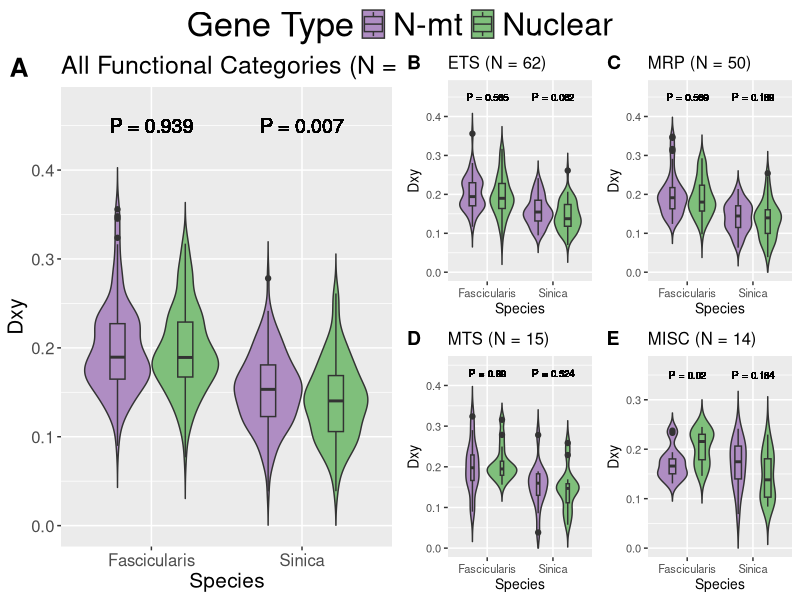

R code for this plot: (Note: this script raises an error after producing the figure.)
# This script includes analysis for the manuscript titled:
# Examination of Mitonuclear Conflict in a Macaque Species Exhibiting Mitonuclear Discordance

# It is split into 4 code sections which can be expanded/collapsed in RStudio 
# Expand: either click on the arrow in the gutter or on the icon that overlays the folded code 
# Collapse: click on the arrow in the gutter

# This script can be run on a command line by simply running "Rscript Mitonuclear_Stats_Plots.R"
# in the directory containing the script. 

# If running on RStudio each command can be run individually
# Once all commands are run the script will output figures and statistical results
# to the Figures and Stats directories respectively
# Currently, sourcing the script in RStudio will not produce some figures and results

# The following libraries are necessary for the below analyses
# If running on RStudio then running each line will prompt the user to install the library
library(ggplot2)
library(ggpubr)
library(plyr)
library(dplyr)
library(gridExtra)

# Set working directory according to location of data file if using through RStudio
# Working directory should be set to directory containing the Git Repo
# As of now it assumes the home directory contains the git repo
#setwd("~/Desktop/Mitonuclear_Project/Mitonuclear-Analysis-Project")

# Read in complete data file for this study
# Also read in a data file containing only paired N-mt and nuclear genes
Gene_Data=read.csv("Gene_Data_ensembl.csv",header=T,stringsAsFactors = T)
Paired_Gene_Data=subset(Gene_Data, (!is.na(Gene_Data[,18])))

# Divergence ---------------------------------------------------------------

# Define a data frame with Dxy statistics between Arctoides and Sinica from paired data
# Then assign names to columns to allow for consistency with Arc-Fas statistics
# Then exclude genes with no Dxy value and genes paired to these
Sin_Dxy_one <- data.frame(Paired_Gene_Data$Sin.Dxy,Paired_Gene_Data$Type,
                      Paired_Gene_Data$Function,
                      Paired_Gene_Data$Pairing,Paired_Gene_Data$Gene,"Sinica")
names(Sin_Dxy_one)<-c("dxy","Type","Category","Pairing","Gene","Comparison")
Sin_Dxy_two <- Sin_Dxy_one[complete.cases(Sin_Dxy_one), ]
Sin_Dxy <- subset(Sin_Dxy_two,duplicated(Sin_Dxy_two$Pairing) | 
                    duplicated(Sin_Dxy_two$Pairing, fromLast=TRUE))

# Perform the steps described above but with Arctoides and Fascicularis data
Fas_Dxy_one <- data.frame(Paired_Gene_Data$Fas.Dxy,Paired_Gene_Data$Type,
                      Paired_Gene_Data$Function,
                      Paired_Gene_Data$Pairing,Paired_Gene_Data$Gene,"Fascicularis")
names(Fas_Dxy_one)<-c("dxy","Type","Category","Pairing","Gene","Comparison")
Fas_Dxy_two <- Fas_Dxy_one[complete.cases(Fas_Dxy_one), ]
Fas_Dxy <- subset(Fas_Dxy_two,duplicated(Fas_Dxy_two$Pairing) | 
                    duplicated(Fas_Dxy_two$Pairing, fromLast=TRUE))

# Combine the above datasets and subset all functional categories
Dxy <- rbind(Sin_Dxy, Fas_Dxy)
ETS=Dxy[Dxy$Category == "ETS", ]
MRP=Dxy[Dxy$Category == "MRP", ]
MTS=Dxy[Dxy$Category == "MTS", ]
MISC=Dxy[Dxy$Category == "MISC", ]
Sin_ETS=Sin_Dxy[Sin_Dxy$Category == "ETS", ]
Sin_MRP=Sin_Dxy[Sin_Dxy$Category == "MRP", ]
Sin_MTS=Sin_Dxy[Sin_Dxy$Category == "MTS", ]
Sin_MISC=Sin_Dxy[Sin_Dxy$Category == "MISC", ]
Fas_ETS=Fas_Dxy[Fas_Dxy$Category == "ETS", ]
Fas_MRP=Fas_Dxy[Fas_Dxy$Category == "MRP", ]
Fas_MTS=Fas_Dxy[Fas_Dxy$Category == "MTS", ]
Fas_MISC=Fas_Dxy[Fas_Dxy$Category == "MISC", ]

# Plot all data with titles, x (Sinica or Fascicularis) and y (Dxy values) labels, 
# and colors (N-mt and Nuclear) filling in violin plots 
ALL_plot <- ggplot(Dxy, aes(x=Comparison, y=dxy, fill = Type)) + ylim(0,0.47) +
  labs(title="All Functional Categories (N = 141)", x ="Species", y="Dxy") +
  geom_violin(trim=FALSE) + theme(legend.position = "none") +
  theme(legend.title=element_text(size=25)) + theme(legend.text=element_text(size=23)) +
  scale_fill_manual(name = "Gene Type", values=c("#af8dc3","#7fbf7b")) + 
  theme(text = element_text(size=15)) + 
  geom_text(x=1, y=0.45, label="P = 0.939", size=5) + 
  geom_text(x=2, y=0.45, label="P = 0.007", size=5) +
  geom_boxplot(width = 0.2, position = position_dodge(0.9))
ETS_plot <- ggplot(ETS, aes(x=Comparison, y=dxy, fill = Type)) +
  ylim(0,0.47) + labs(title="ETS (N = 62)", x ="Species", y="Dxy") + 
  geom_violin(trim=FALSE) + theme(legend.position = "none") +
  scale_fill_manual(values=c("#af8dc3","#7fbf7b")) +
  theme(text = element_text(size=10)) + 
  geom_text(x=1, y=0.45, label="P = 0.585", size=2.5) + 
  geom_text(x=2, y=0.45, label="P = 0.062", size=2.5) + 
  geom_boxplot(width = 0.2, position = position_dodge(0.9))
MRP_plot <- ggplot(MRP, aes(x=Comparison, y=dxy, fill = Type)) + ylim(0,0.47) +
  labs(title="MRP (N = 50)", x ="Species", y="Dxy") + 
  geom_violin(trim=FALSE) + theme(legend.position = "none") +
  scale_fill_manual(name = "Gene Type", values=c("#af8dc3","#7fbf7b")) +
  theme(text = element_text(size=10)) + 
  geom_text(x=1, y=0.45, label="P = 0.569", size=2.5) + 
  geom_text(x=2, y=0.45, label="P = 0.189", size=2.5) + 
  geom_boxplot(width = 0.15, position = position_dodge(0.9))
MTS_plot <- ggplot(MTS, aes(x=Comparison, y=dxy, fill = Type)) +
  labs(title="MTS (N = 15)", x ="Species", y="Dxy") + ylim(0,0.45) +
  geom_violin(trim=FALSE) + theme(legend.position = "none") +
  scale_fill_manual(name = "Gene Type", values=c("#af8dc3","#7fbf7b")) +
  theme(text = element_text(size=10)) +
  geom_text(x=1, y=0.43, label="P = 0.89", size=2.5) +
  geom_text(x=2, y=0.43, label="P = 0.524", size=2.5) +
  geom_boxplot(width = 0.1, position = position_dodge(0.9))
MISC_plot <- ggplot(MISC, aes(x=Comparison, y=dxy, fill = Type)) + ylim(0,0.37) +
  labs(title="MISC (N = 14)", x ="Species", y="Dxy") + 
  geom_violin(trim=FALSE) + theme(legend.position = "none") +
  scale_fill_manual(name = "Gene Type", values=c("#af8dc3","#7fbf7b")) +
  theme(text = element_text(size=10)) +
  geom_text(x=1, y=0.35, label="P = 0.02", size=2.5) +
  geom_text(x=2, y=0.35, label="P = 0.184", size=2.5) +
  geom_boxplot(width = 0.2, position = position_dodge(0.9))

# Create legend using info from ALL_plot above
ALL_legend <- get_legend(ALL_plot, position = "bottom")

# Combine all plots defined above and add labels, output plot as png
png("Figures/Figure2.png",res=300,height = 6,width = 10,units="in", pointsize=1)
ggarrange(ALL_plot,
          ggarrange(ETS_plot,MRP_plot,MTS_plot,MISC_plot,
                    labels = c("B", "C", "D","E"), font.label = list(size = 14),
                    ncol = 2, nrow = 2), labels="A", font.label = list(size = 19), 
          legend.grob = ALL_legend)
dev.off()



# Conduct Wilcoxon Rank-Sum tests on all genes as well as category subsets
# and print these out as a single text file
# Expectation for Sinica Dxy is N-mt greater than nuclear
# Expectation for Fascicularis Dxy is the opposite
sink("Stats/Dxy_Wilcoxon_results.txt")
print("Dxy between Sinica and Arctoides for all paired genes")
wilcox.test(dxy ~ Type, data=Sin_Dxy, alternative="two.sided", paired=TRUE)
print("Dxy between Sinica and Arctoides for paired ETS genes")
wilcox.test(dxy ~ Type, data=Sin_ETS, alternative="two.sided", paired=TRUE)
print("Dxy between Sinica and Arctoides for paired MRP genes")
wilcox.test(dxy ~ Type, data=Sin_MRP, alternative="two.sided", paired=TRUE)
print("Dxy between Sinica and Arctoides for paired MTS genes")
wilcox.test(dxy ~ Type, data=Sin_MTS, alternative="two.sided", paired=TRUE)
print("Dxy between Sinica and Arctoides for paired MISC genes")
wilcox.test(dxy ~ Type, data=Sin_MISC, alternative="two.sided", paired=TRUE)
print("Dxy between Fascicularis and Arctoides for all paired genes")
wilcox.test(dxy ~ Type, data=Fas_Dxy, alternative="two.sided", paired=TRUE)
print("Dxy between Fascicularis and Arctoides for paired ETS genes")
wilcox.test(dxy ~ Type, data=Fas_ETS, alternative="two.sided", paired=TRUE)
print("Dxy between Fascicularis and Arctoides for paired MRP genes")
wilcox.test(dxy ~ Type, data=Fas_MRP, alternative="two.sided", paired=TRUE)
print("Dxy between Fascicularis and Arctoides for paired MTS genes")
wilcox.test(dxy ~ Type, data=Fas_MTS, alternative="two.sided", paired=TRUE)
print("Dxy between Fascicularis and Arctoides for paired MISC genes")
wilcox.test(dxy ~ Type, data=Fas_MISC, alternative="two.sided", paired=TRUE)
sink()

# Introgression -----------------------------------------------------------

# Define a data frame with fdM statistics from paired data
# Then exclude genes with no fdM value and genes paired to these
Fdm_one <- data.frame(Paired_Gene_Data$fdM,Paired_Gene_Data$Type,
                          Paired_Gene_Data$Function,
                          Paired_Gene_Data$Pairing,Paired_Gene_Data$Gene)
Fdm_two <- Fdm_one[complete.cases(Fdm_one), ]
Fdm <- subset(Fdm_two,duplicated(Fdm_two$Paired_Gene_Data.Pairing) | 
                    duplicated(Fdm_two$Paired_Gene_Data.Pairing, fromLast=TRUE))

# Subset all functional categories and obtain means for N-mt and nuclear genes
Fdm_ETS=Fdm[Fdm$Paired_Gene_Data.Function == "ETS", ]
Fdm_MRP=Fdm[Fdm$Paired_Gene_Data.Function == "MRP", ]
Fdm_MTS=Fdm[Fdm$Paired_Gene_Data.Function == "MTS", ]
Fdm_MISC=Fdm[Fdm$Paired_Gene_Data.Function == "MISC", ]

mod_ALL.fdm <- ddply(Fdm, "Paired_Gene_Data.Type", summarise, grp.mean=mean(Paired_Gene_Data.fdM))
mod_ETS.fdm <- ddply(Fdm_ETS, "Paired_Gene_Data.Type", summarise, grp.mean=mean(Paired_Gene_Data.fdM))
mod_MRP.fdm <- ddply(Fdm_MRP, "Paired_Gene_Data.Type", summarise, grp.mean=mean(Paired_Gene_Data.fdM))
mod_MTS.fdm <- ddply(Fdm_MTS, "Paired_Gene_Data.Type", summarise, grp.mean=mean(Paired_Gene_Data.fdM))
mod_MISC.fdm <- ddply(Fdm_MISC, "Paired_Gene_Data.Type", summarise, grp.mean=mean(Paired_Gene_Data.fdM))

# Plot all data with titles, x (fdM) and y (density) labels, 
# and coloring lines (N-mt and nuclear) in density plots

ALL_fdm_plot <- ggplot(Fdm, aes(x=Paired_Gene_Data.fdM, color=Paired_Gene_Data.Type)) +
  geom_text(x=-0.55, y=2.7, label="P = 0.345", size=5.5, show.legend = FALSE, colour="black") +
  geom_density() + labs(title="All Functional Categories (N = 140)", x="fdM", y = "Density") + theme(legend.position = "none") +
  theme(legend.title=element_text(size=25)) + theme(legend.text=element_text(size=23)) +
  ylim(0,3) + scale_color_manual(name = "Gene Type", values=c("#af8dc3","#7fbf7b")) + 
  geom_vline(data=mod_ALL.fdm, aes(xintercept=grp.mean, color=Paired_Gene_Data.Type), linetype="dashed") + 
  theme(text = element_text(size=15))
ETS_fdm_plot <- ggplot(Fdm_ETS, aes(x=Paired_Gene_Data.fdM, color=Paired_Gene_Data.Type)) +
  geom_density() + labs(title="ETS (N = 62)", x="fdM", y = "Density") + theme(legend.position = "none") +
  ylim(0,3.2) + scale_color_manual(values=c("#af8dc3","#7fbf7b")) + 
  geom_vline(data=mod_ETS.fdm, aes(xintercept=grp.mean, color=Paired_Gene_Data.Type), linetype="dashed") +
  theme(text = element_text(size=10)) + 
  geom_text(x=-0.5, y=2.7, label="P = 0.488", size=3, colour="black")
MRP_fdm_plot <- ggplot(Fdm_MRP, aes(x=Paired_Gene_Data.fdM, color=Paired_Gene_Data.Type)) +
  geom_density() + labs(title="MRP (N = 50)", x="fdM", y = "Density") + theme(legend.position = "none") +
  ylim(0,3) + scale_color_manual(values=c("#af8dc3","#7fbf7b")) + 
  geom_vline(data=mod_MRP.fdm, aes(xintercept=grp.mean, color=Paired_Gene_Data.Type), linetype="dashed") +
  theme(text = element_text(size=10)) +
  geom_text(x=-0.53, y=2.7, label="P = 0.817", size=3, colour="black")
MTS_fdm_plot <- ggplot(Fdm_MTS, aes(x=Paired_Gene_Data.fdM, color=Paired_Gene_Data.Type)) +
  geom_density() + labs(title="MTS (N = 14)", x="fdM", y = "Density") + theme(legend.position = "none") +
  ylim(0,3.5) + scale_color_manual(values=c("#af8dc3","#7fbf7b")) + 
  geom_vline(data=mod_MTS.fdm, aes(xintercept=grp.mean, color=Paired_Gene_Data.Type), linetype="dashed") + 
  theme(text = element_text(size=10)) +
  geom_text(x=-0.4, y=3.2, label="P = 0.463", size=3, colour="black")
MISC_fdm_plot <- ggplot(Fdm_MISC, aes(x=Paired_Gene_Data.fdM, color=Paired_Gene_Data.Type)) +
  geom_density() + labs(title="MISC (N = 14)", x="fdM", y = "Density") + theme(legend.position = "none") +
  ylim(0,3.2) + scale_color_manual(values=c("#af8dc3","#7fbf7b")) + 
  geom_vline(data=mod_MISC.fdm, aes(xintercept=grp.mean, color=Paired_Gene_Data.Type), linetype="dashed") + 
  theme(text = element_text(size=10)) +
  geom_text(x=-0.3, y=3, label="P = 0.217", size=3, colour="black")

# Create legend using info from ALL_fdm_plot above
ALL_fdm_legend <- get_legend(ALL_fdm_plot, position = "bottom")

# Combine all plots defined above and add labels, print out plots as png
png("Figures/Figure3.png",res=300,height = 6,width = 10,units="in",pointsize = 1)
ggarrange(ALL_fdm_plot,
          ggarrange(ETS_fdm_plot,MRP_fdm_plot,MTS_fdm_plot,MISC_fdm_plot,
                    labels = c("B", "C", "D","E"), font.label = list(size = 14),
                    ncol = 2, nrow = 2), labels="A", font.label = list(size = 24), 
          legend.grob = ALL_fdm_legend)
dev.off()

# Conduct Wilcoxon rank-sum test on combined fdM data and all functional categories
# Expectation is N-mt introgression is more positive than nuclear
# Print out results with titles
sink("Stats/fdM_Wilcoxon_results.txt")
print("fdM for all paired genes")
wilcox.test(Paired_Gene_Data.fdM ~ Paired_Gene_Data.Type, data=Fdm, alternative="two.sided", paired=TRUE)
print("fdM for ETS paired genes")
wilcox.test(Paired_Gene_Data.fdM ~ Paired_Gene_Data.Type, data=Fdm_ETS, alternative="two.sided", paired=TRUE)
print("fdM for MRP paired genes")
wilcox.test(Paired_Gene_Data.fdM ~ Paired_Gene_Data.Type, data=Fdm_MRP, alternative="two.sided", paired=TRUE)
print("fdM for MTS paired genes")
wilcox.test(Paired_Gene_Data.fdM ~ Paired_Gene_Data.Type, data=Fdm_MTS, alternative="two.sided", paired=TRUE)
print("fdM for MISC paired genes")
wilcox.test(Paired_Gene_Data.fdM ~ Paired_Gene_Data.Type, data=Fdm_MISC, alternative="two.sided", paired=TRUE)
sink()

mean(Fdm$Paired_Gene_Data.fdM[Fdm$Paired_Gene_Data.Type=="N-mt"])
mean(Fdm$Paired_Gene_Data.fdM[Fdm$Paired_Gene_Data.Type=="Nuclear"])

# Selection ---------------------------------------------------------------

# Define a data frame with dNdS statistics between Arctoides and Silenus
# Then assign names to columns to allow for consistency with other dNdS statistics
# Then exclude genes with no fdM value and nuclear genes
Arc_dNdS_one <- data.frame(Gene_Data$Arc.dN.dS,Gene_Data$Type,
                      Gene_Data$Function,Gene_Data$Gene,"Arctoides")
names(Arc_dNdS_one)<-c("dNdS","Type","Category","Gene","Comparison")
Arc_dNdS_two <- Arc_dNdS_one[complete.cases(Arc_dNdS_one), ]
Arc_dNdS_NMT=Arc_dNdS_two[Arc_dNdS_two$Type == "N-mt", ]
Arc_dNdS_NUC=Arc_dNdS_two[Arc_dNdS_two$Type == "Nuclear", ]

# Perform the steps described above but with Sinica and Silenus data
Sin_dNdS_one <- data.frame(Gene_Data$Sin.dN.dS,Gene_Data$Type,
                       Gene_Data$Function,Gene_Data$Gene,"Sinica")
names(Sin_dNdS_one)<-c("dNdS","Type","Category","Gene","Comparison")
Sin_dNdS_two <- Sin_dNdS_one[complete.cases(Sin_dNdS_one), ]
Sin_dNdS_NMT=Sin_dNdS_two[Sin_dNdS_two$Type == "N-mt", ]
Sin_dNdS_NUC=Sin_dNdS_two[Sin_dNdS_two$Type == "Nuclear", ]

# Perform the steps described above but with Fascicularis and Silenus data
Fas_dNdS_one <- data.frame(Gene_Data$Fas.dN.dS,Gene_Data$Type,
                       Gene_Data$Function,Gene_Data$Gene,"Fascicularis")
names(Fas_dNdS_one)<-c("dNdS","Type","Category","Gene","Comparison")
Fas_dNdS_two <- Fas_dNdS_one[complete.cases(Fas_dNdS_one), ]
Fas_dNdS_NMT=Fas_dNdS_two[Fas_dNdS_two$Type == "N-mt", ]
Fas_dNdS_NUC=Fas_dNdS_two[Fas_dNdS_two$Type == "Nuclear", ]

# Combine the data above
Dnds <- rbind(Arc_dNdS_NMT,Sin_dNdS_NMT, Fas_dNdS_NMT)

# Create a boxplot with three separate boxes for each species pair
# Print out as a png
png("Figures/Figure5.png",res=300,height = 3.5,width = 4.5,units="in",pointsize = 10)
boxplot(dNdS~Comparison, data=Dnds, 
        col=c("#fdae61","#d7191c","#2c7bb6"),
        ylab="dN/dS", xlab="",
        ylim=c(0,2.0),
        cex.main=1.8, cex.axis=1.15, cex.lab=1.25)
text(3, 1.75, labels = "P = 0.782", cex=1.5)
text(1.3,1.7, labels = "CARS2", cex=1)
dev.off()

# Conduct ANOVA, and print out summary of results
res.aov <- aov(dNdS ~ Comparison, data = Dnds)
sink("Stats/dNdS_ANOVA_results.txt")
summary(res.aov)
sink()

# Define a data frame with Arctoides branch extension
# Then assign names to columns to allow for consistency with other branch extension data
# Then exclude genes with no branch extension data and nuclear genes
# Then include only genes with a majority Arc-Sin topology
Sin_Branches_one=data.frame(Gene_Data$Arc.Sin,Gene_Data$ChiSquare,Gene_Data$Extension,Gene_Data$Type,
                        Gene_Data$Function,Gene_Data$Gene,"Sinica")
names(Sin_Branches_one)<-c("Topo","ChiSquare","Extension","Type","Category","Gene","Comparison")
Sin_Branches_two <- Sin_Branches_one[complete.cases(Sin_Branches_one), ]
Sin_Branches_three=Sin_Branches_two[Sin_Branches_two$Type == "N-mt", ]
Sin_Branches=Sin_Branches_three[which(Sin_Branches_three[,1]>0.5),]

# Perform the steps described above but with Arc-Fas topology
Fas_Branches_one=data.frame(Gene_Data$Arc.Fas,Gene_Data$ChiSquare,Gene_Data$Extension,Gene_Data$Type,
                            Gene_Data$Function,Gene_Data$Gene,"Fascicularis")
names(Fas_Branches_one)<-c("Topo","ChiSquare","Extension","Type","Category","Gene","Comparison")
Fas_Branches_two <- Fas_Branches_one[complete.cases(Fas_Branches_one), ]
Fas_Branches_three=Fas_Branches_two[Fas_Branches_two$Type == "N-mt", ]
Fas_Branches=Fas_Branches_three[which(Fas_Branches_three[,1]>0.5),]

# Combine the data above then create a table of based on majority topology and
# branch extension. Then make this table look clean and print out as png
Branches=rbind(Sin_Branches, Fas_Branches)
#Branches_table=table(Branches$Comparison, Branches$Extension)

sink("Stats/Branch_Lengths_Wilcoxon.txt")
wilcox.test(ChiSquare ~ Comparison, data=Branches, alternative="two.sided", paired=FALSE)
sink()

#png("Figures/Branch_Table.png",res=300,height = 3.5,width = 4.5,units="in",pointsize = 10)
#grid.table(Branches_table)
#dev.off()

# Conduct a Fisher's Exact test where the hypothesis is that there is a greater amount of 
# extended branch lengths in Arc-Sin topology data, and print out as text file
#sink("Stats/Branch_Exact_results.txt")
#fisher.test(Branches_table, alternative = "greater")
#sink()

# Recombination -----------------------------------------------------------

# Define a data frame with recombination and fdM statistics
# Then assign names to columns to allow for consistency with other statistics
# Then exclude genes with no fdM or recombination values
# Then only include genes with majority Arc-Sin topology
Sin_Recom_one=data.frame(Gene_Data$Arc.Sin,Gene_Data$Recombination,Gene_Data$fdM,
                         Gene_Data$Type,Gene_Data$Function,Gene_Data$Gene,"Sinica")
names(Sin_Recom_one)<-c("Topo","Recombination","fdM","Type","Category","Gene","Comparison")
Sin_Recom_two <- Sin_Recom_one[complete.cases(Sin_Recom_one), ]
Sin_Recom_three=Sin_Recom_two[Sin_Recom_two$Type == "N-mt", ]
Sin_Recom=Sin_Recom_three[which(Sin_Recom_three[,1]>0.5),]

# Create table from above data and compute linear regression
Sin_table = table(Sin_Recom$Recombination, Sin_Recom$fdM)
SinMod <- lm(formula = Sin_Recom$Recombination ~ Sin_Recom$fdM)

# Perform the steps described above but with Arc-Fas topology genes
Fas_Recom_one=data.frame(Gene_Data$Arc.Fas,Gene_Data$Recombination,Gene_Data$fdM,
                         Gene_Data$Type,Gene_Data$Function,Gene_Data$Gene,"Fascicularis")
names(Fas_Recom_one)<-c("Topo","Recombination","fdM","Type","Category","Gene","Comparison")
Fas_Recom_two <- Fas_Recom_one[complete.cases(Fas_Recom_one), ]
Fas_Recom_three=Fas_Recom_two[Fas_Recom_two$Type == "N-mt", ]
Fas_Recom=Fas_Recom_three[which(Fas_Recom_three[,1]>0.5),]

Fas_table = table(Fas_Recom$Recombination, Fas_Recom$fdM)
FasMod <- lm(formula = Fas_Recom$Recombination ~ Fas_Recom$fdM)

# Summarize linear refgression and print out results
sink("Stats/Recombination_fdM_Regression_results.txt")
print("Arc-Sin Topology CM/Mb-fdM Regression")
summary(SinMod)
print("Arc-Fas Topology CM/Mb-fdM Regression")
summary(FasMod)
sink()

# Create expressions to paste over coming scatter plots
Sin_expression <- expression(paste("N = 104, ","P = 0.321, ",R^2," = -6e-05"))
Fas_expression <- expression(paste("N = 16, ","P = 0.624, ",R^2," = -0.053"))

# Create scatter plots with labeled x (recombination) and y (fdM) axes
# Paste text over the scatter plots including the above expressions
# Print out scatter plots as png
png("Figures/Figure4.png",res=300,height = 6,width = 10,units="in",pointsize = 10)
par(mar = c(5.1, 5.1, 4.1, 2.1), mfrow=c(1,2))
scatter.smooth(x=Sin_Recom$Recombination, y=Sin_Recom$fdM,
               pch = 19,
               col=c("#af8dc3"),
               xlab='Recombination Rate (cM/Mb)',
               ylab="fdM",
               cex.lab=2.3, cex.axis=2)
text(4, 0.025, labels = "A", cex=3)
text(2.5, -0.57, labels = Sin_expression, cex=1.5)
scatter.smooth(x=Fas_Recom$Recombination, y=Fas_Recom$fdM,
               pch = 19,
               col=c("#af8dc3"),
               xlab='Recombination Rate (cM/Mb)',
               ylab="",
               cex.lab=2.3, cex.axis=2)
text(1.5, 0.3, labels = "B",cex=3)
text(0.75, -0.05, labels = Fas_expression, cex=1.5)
dev.off()
